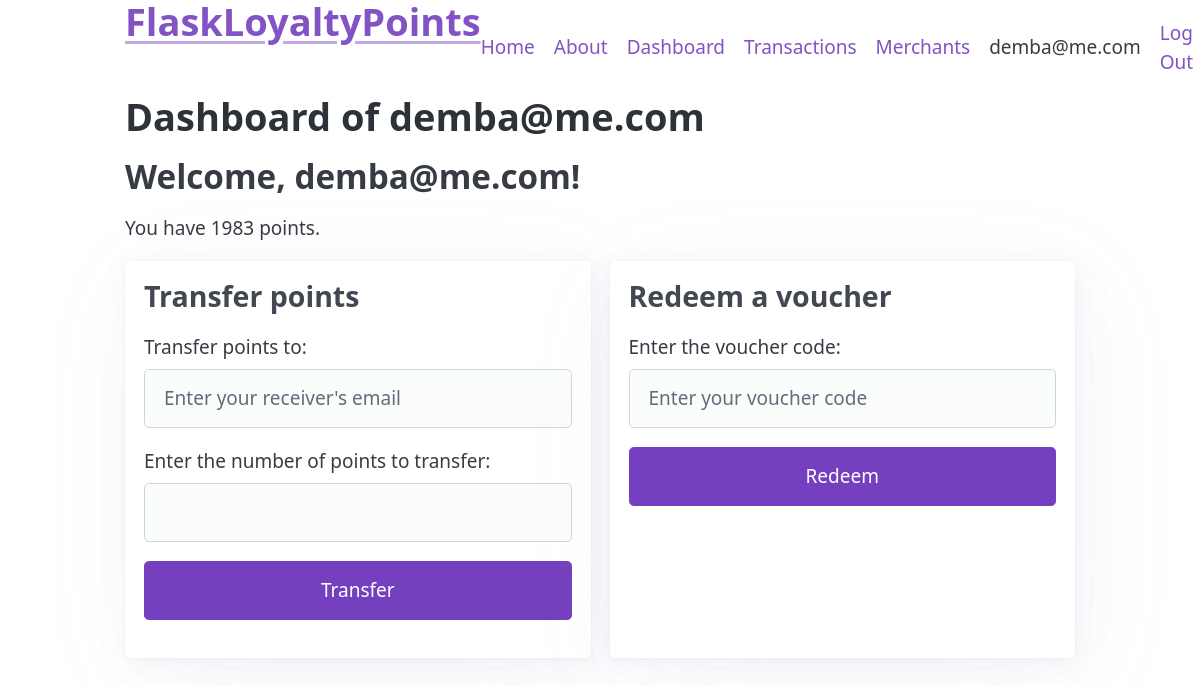
Page /points/dashboard (signed in) on the earlier database version.
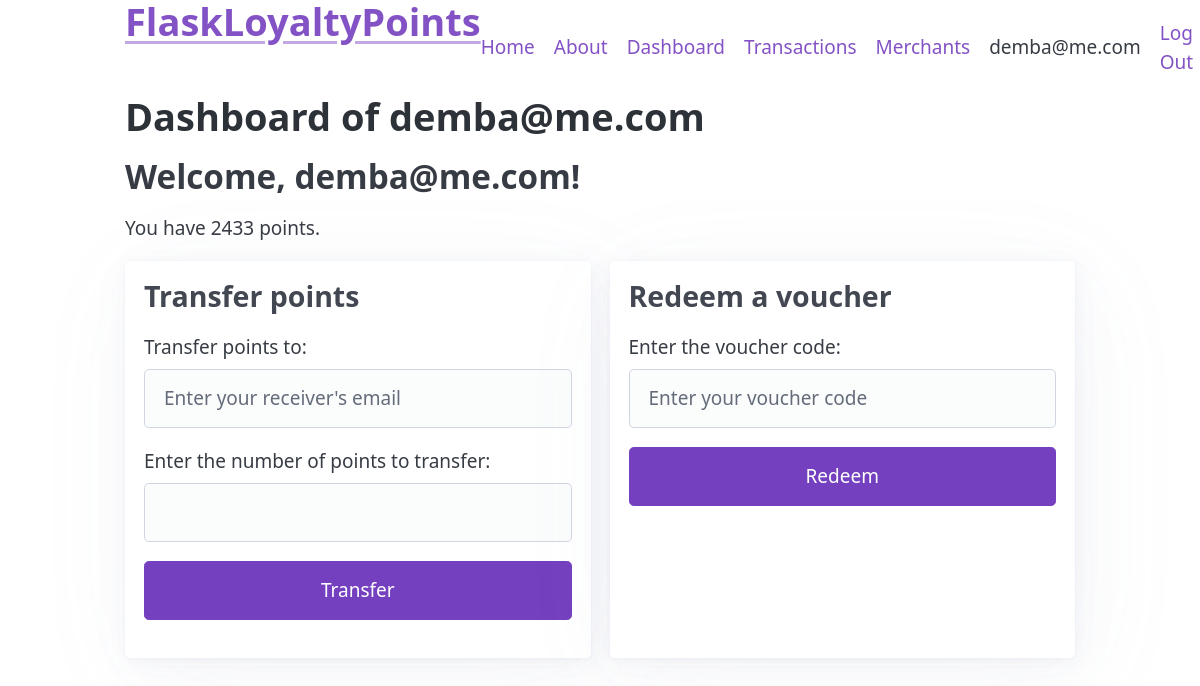
Same page on the later database version.
### tables this page shows
CREATE TABLE user (
  id INTEGER PRIMARY KEY AUTOINCREMENT,
  username TEXT UNIQUE NOT NULL,
  email TEXT UNIQUE NOT NULL,
  password TEXT NOT NULL,
  points INTEGER DEFAULT 0
);

### flaskr/points.py (the view)
@bp.route('/dashboard', methods=['GET', 'POST'])
@login_required
def dashboard():
    db = get_db()
    user_id = int(g.user['id'])
    user = db.execute("SELECT * FROM user WHERE id = ?", (user_id,)).fetchone()
    return render_template('points/dashboard.html', user=user)

### flaskr/auth.py (called while the page is built)
def login_required(view):
    @functools.wraps(view)
    def wrapped_view(**kwargs):
        if g.user is None:
            return redirect(url_for("auth.login"))
        return view(**kwargs)
    return wrapped_view

@bp.before_app_request
def load_logged_in_user():
    user_id = session.get("user_id")
    if user_id is None:
        g.user = None
    else:
        g.user = (
            get_db().execute("SELECT * FROM user WHERE id = ?", (user_id,)).fetchone()
        )

### flaskr/db.py (called while the page is built)
def get_db():
    if "db" not in g:
        g.db = sqlite3.connect(
            current_app.config["DATABASE"], detect_types=sqlite3.PARSE_DECLTYPES
        )
        g.db.row_factory = sqlite3.Row
    return g.db

### flaskr/templates/points/dashboard.html (shortened to what this page needs)
{% extends 'base.html' %}
{% block header %}
  <h1>{% block title %}Dashboard of {{ g.user['email'] }} {% endblock %}</h1>
{% endblock %}
{% block content %}
<div>
    <h2>Welcome, {{ g.user['email'] }}!</h2>
    {% if g.user['points'] > 0 %}
    <p>You have {{ g.user['points'] }} points.</p>
    {% else %}
    <p>You have no points remaining</p>
    {% endif %}
  </div>
<section>
    <div class="grid">
        <article>
            <h3>Transfer points</h3>
            <form method="POST" action="{{ url_for('points.transfer') }}">
                <label for="receiver">Transfer points to:</label>
                <input type="email" id="receiver" name="receiver" required placeholder="Enter your receiver's email">
                <label for="points">Enter the number of points to transfer:</label>
                <input type="number" id="points" name="points" required min="1">
                <input type="submit" value="Transfer">
            </form>
        </article>
        <article>
            <h3>Redeem a voucher </h3>
            <form method="POST" action="{{ url_for('points.redeem') }}">
                <label for="voucher">Enter the voucher code:</label>
                <input type="text" id="voucher" name="voucher" required placeholder="Enter your voucher code">
                <input type="submit" value="Redeem">
            </form>
        </article>
    </div>
</section>
{% endblock %}

### flaskr/templates/base.html (shortened to what this page needs)
<!DOCTYPE html>
<html lang="en">
<head>
    <link rel="stylesheet" href="{{ url_for('static', filename='pico.min.css') }}">
</head>
<body class="container">
    <nav>
        <h1><a href="{{ url_for('pages.index') }}">FlaskLoyaltyPoints</a></h1>
        <ul>
            <li><a href="{{ url_for('pages.index') }}">Home</a></li>
            <li><a href="{{ url_for('pages.about') }}">About</a></li>
            {% if g.user %}
                <li><a href="{{ url_for('points.dashboard') }}">Dashboard</a></li>
                <li><a href="{{ url_for('points.transactions') }}">Transactions</a></li>
                <li><a href="{{ url_for('points.merchants') }}">Merchants</a></li>
                <li><span>{{ g.user['username'] }}</span>
                <li><a href="{{ url_for('auth.logout') }}">Log Out</a>
            {% else %}
                <li><a href="{{ url_for('auth.register') }}">Register</a>
                <li><a href="{{ url_for('auth.login') }}">Log In</a>
            {% endif %}
        </ul>
  </nav>
    <section class="container">
        <header>
        {% block header %}{% endblock %}
        </header>
        {% block content %}{% endblock %}
    </section>
</body>
</html>

Differences in the rows shown:
changed user "demba@me.com": user.points "1983" → "2433"
